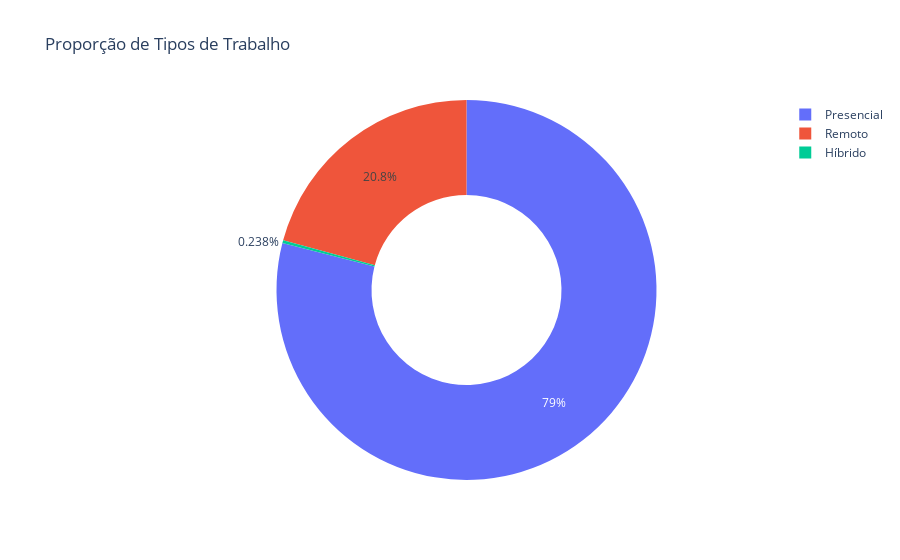

Notebook code cell kept with this figure:
### Markdown cell above
Gráfico de rosca

### Code cell
# Contagem de tipos de trabalho
contagem_remoto = df_limpo['tipo_trabalho'].value_counts().reset_index()
contagem_remoto.columns = ['tipo_trabalho', 'quantidade']

fig = px.pie(contagem_remoto,
             names = 'tipo_trabalho',
             values = 'quantidade',
             title = 'Proporção de Tipos de Trabalho',
             hole=0.5)  # Adicionando um buraco para criar um gráfico de rosca
fig.show()

### Figure 1 — Plotly figure (JSON) as saved in the notebook; plotly's stock layout.template omitted (floating-point values rounded to 4 significant figures)
{"data": [{"domain": {"x": [0, 1], "y": [0, 1]}, "hole": 0.5, "hovertemplate": "tipo_trabalho=%{label}<br>quantidade=%{value}<extra></extra>", "labels": ["Presencial", "Remoto", "Híbrido"], "legendgroup": "", "name": "", "showlegend": true, "type": "pie", "values": [105305, 27716, 318]}], "layout": {"legend": {"tracegroupgap": 0}, "title": {"text": "Proporção de Tipos de Trabalho"}}}
